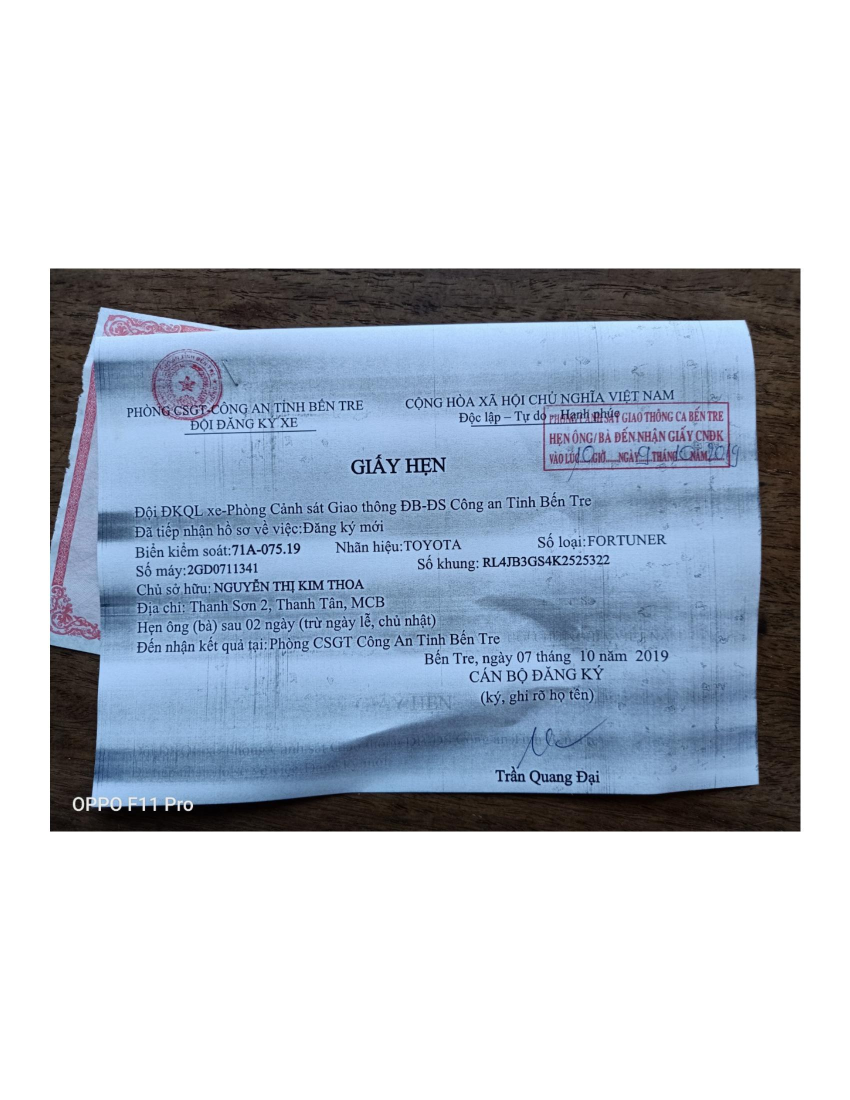
#> input picture sample-input/0.jpg, 1700 x 2200 px (shown at 1/2 size); its folder holds only this picture in this run
$ python -i support.py   (imports and definitions only)   (older library calls are emulated)
#> lines starting #> are read from the running program, lines starting #| are printed output that depends on the picture; after the words box and inside, x2 and y2 are one past the last pixel; in counts of white or black regions, pixels touching at a corner belong together
#
# Authors: PHAN VAN HUNG, NGUYEN THANH DO, DAO BAO LINH, MINH PAUL
# Project: ID OCR
# GMO-Z.com RUNSYSTEM JSC
#
from builtins import list

import cv2, os, collections, re
import numpy as np
import cv_algorithms
from PIL import Image
import unicodedata
from collections import Counter
# from pyxdameraulevenshtein import normalized_damerau_levenshtein_distance as ndld


# [236 lines left out: functions skeletonization, make_folder_from_path, sort_contours, find_boundingBox, askMerge, doMerge and 9 more, not called in this run]

def crop_img(img, cnt):
    x, y, w, h = cnt
    return img.copy()[y:y + h, x:x + w]


# ====================================================
#
#                        CORRECTING
#
# ====================================================

# [6 lines left out: function correcting, not called in this run]


# ====================================================
#
#                  IMGAGE PROCCESSING
#
# ====================================================

def pre_im2bin(im):
    im = balance_bright(im, 0.65)
    im = remove_background(im)
    im = img2bin(im)
    return im

def img2bin(img):
    # print(calculate_brightness_grayth(img))
    im = cv2.cvtColor(img.copy(), cv2.COLOR_BGR2GRAY)
    im = cv2.medianBlur(im, 5)
    im = cv2.GaussianBlur(im, (5, 5), 0)
    im = balance_bright(im, 0.75)
    im = increase_contrast(im)
    im = cv2.adaptiveThreshold(im, 255, cv2.ADAPTIVE_THRESH_MEAN_C, cv2.THRESH_BINARY_INV, 31, 4)
    return im

def remove_background(im):
    image = im.copy()
    hsv=cv2.cvtColor(image,cv2.COLOR_BGR2HSV)
    brown_lo=np.array([0,0,0])
    brown_hi=np.array([255,150,150])
    mask=cv2.inRange(hsv,brown_lo,brown_hi)
    image[mask>0] = [50,50,50]
    mask = cv2.bitwise_not(mask)
    image[mask>0] = [200,200,200]
    return image

def balance_bright(im, th):
    brightness = brightness_o = calculate_brightness_grayth(im)
    while brightness > th:
        im = adjust_gamma(im,0.9)
        brightness = calculate_brightness_grayth(im)
    while brightness < th:
        im = adjust_gamma(im,1.1)
        brightness = calculate_brightness_grayth(im)
    # print('brightness: ' + str(brightness_o) + ' ---> ' + str(brightness))
    return im

# [49 lines left out: functions padding_image, gray2bin, get_background, not called in this run]


def adjust_gamma(image, gamma=1.0):
    inv_gamma = 1.0 / gamma
    table = np.array([((i / 255.0) ** inv_gamma) * 255 for i in np.arange(0, 256)]).astype("uint8")
    return cv2.LUT(image, table)


# [52 lines left out: functions convert_img, get_space, renew_image, not called in this run]


def change_contrast(img, level):
    factor = (259 * (level + 255)) / (255 * (259 - level))

    def contrast(c):
        return 128 + factor * (c - 128)

    return img.point(contrast)


def increase_contrast(im):
    pil_im = Image.fromarray(im)
    return np.array(change_contrast(pil_im, 100))


# [11 lines left out: function calculate_brightness, not called in this run]

def calculate_brightness_grayth(im):
    hist,bins = np.histogram(im.ravel(),256,[0,256])
    pixels = sum(hist)
    brightness = scale = len(hist)

    for index in range(0, scale):
        ratio = hist[index] / pixels
        brightness += ratio * (-scale + index)

    return 1 if brightness == 255 else brightness / scale

#
# [16 lines left out: function remove_shadow, not called in this run]

>>> import cv2
>>> picture = cv2.imread('../sample-input/0.jpg')
#> picture is the input picture: shape (2200, 1700, 3); mean B, G, R 211.4, 199.3, 190.4
>>> result = pre_im2bin(picture)
#> in calculate_brightness_grayth, `hist,bins = np.histogram(im.ravel(),256,[0,256])`: hist = 256 values, max 6118659 at index 255, min 3024 at index 1, mean 43828.1; bins = 257 values from 0 to 256
#> in calculate_brightness_grayth, `pixels = sum(hist)`: pixels = 11220000
#> in calculate_brightness_grayth, `brightness = scale = len(hist)`: brightness = 256
#> the loop in calculate_brightness_grayth, `for index in range(0, scale):` made 256 passes
#> (ratio, brightness) on passes 1 to 3: (0.000874, 255.8), (0.00027, 255.7), (0.00044, 255.6)
#> after the loop in calculate_brightness_grayth, `for index in range(0, scale):`: brightness = 200.4
#> in balance_bright, `brightness = brightness_o = calculate_brightness_grayth(im)`: brightness = 0.783
#> the loop in balance_bright, `while brightness > th:` made 11 passes
#> brightness on passes 1 to 8: 0.769, 0.756, 0.742, 0.729, 0.716, 0.703, 0.69, 0.677
#> after the loop in balance_bright, `while brightness > th:`:
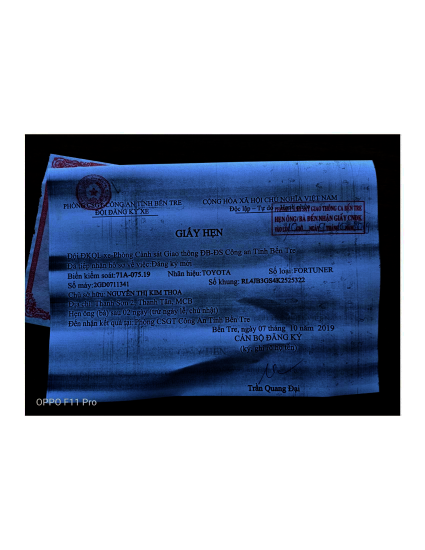
#> im: shape (2200, 1700, 3) (shown at 1/4 size); mean B, G, R 180.3, 161.4, 151.4
#> the loop in balance_bright, `while brightness < th:` made 1 pass
#> (inv_gamma in adjust_gamma, pixels in calculate_brightness_grayth, brightness, scale in calculate_brightness_grayth) on pass 1: (0.909, 11220000, 0.651, 256)
#> in remove_background, `mask=cv2.inRange(hsv,brown_lo,brown_hi)`:
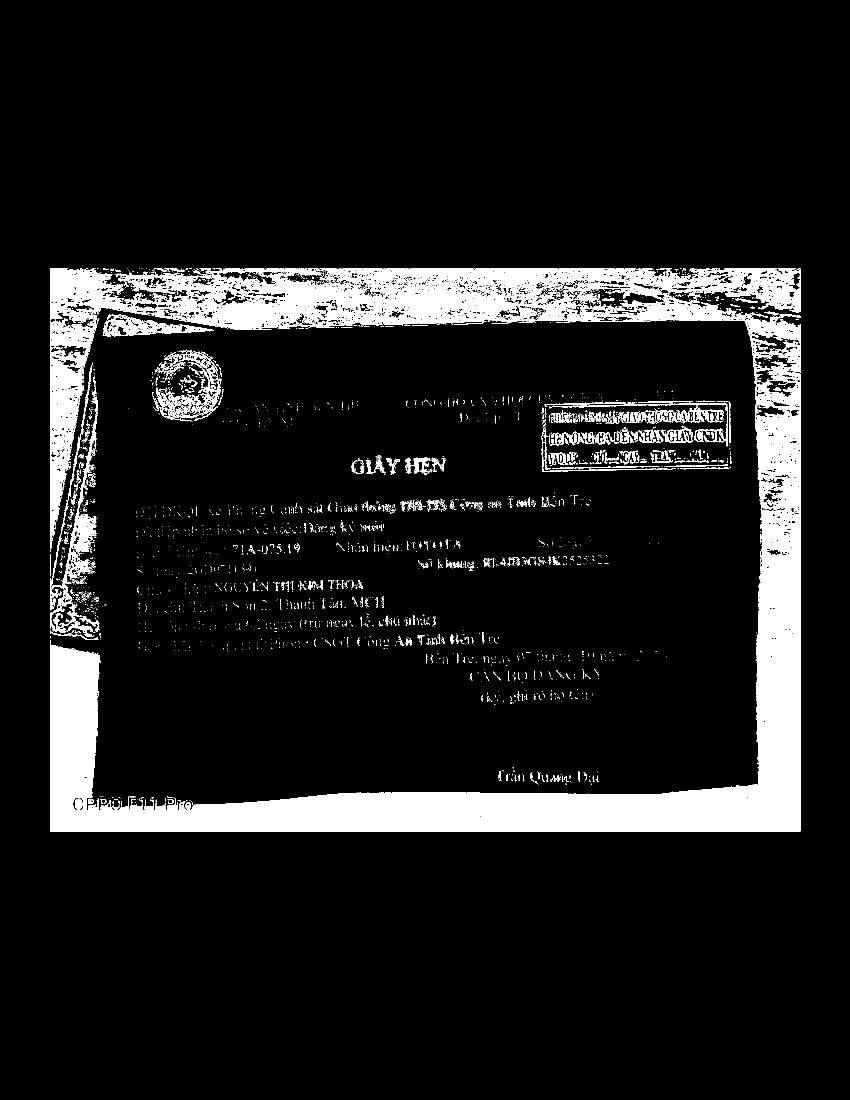
#> mask: shape (2200, 1700) (shown at 1/2 size); 10.3% white; 3417 white regions (3088 under 20 px), largest, box (x1, y1, x2, y2) and area: (100, 537, 1601, 1663) 331671, (100, 725, 196, 1266) 8737, (205, 629, 428, 673) 3775
#> in img2bin, `im = cv2.GaussianBlur(im, (5, 5), 0)`:
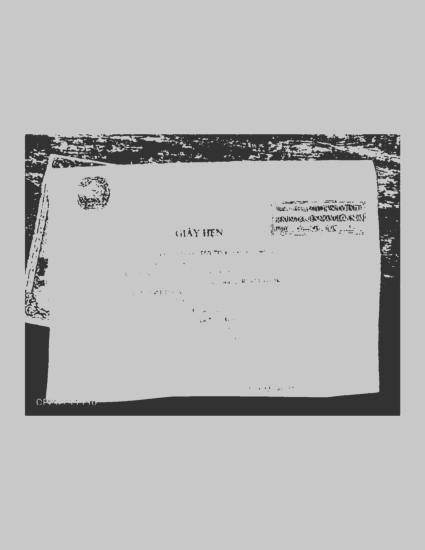
#> im: shape (2200, 1700) (shown at 1/4 size); min 50, max 200, mean 184.8
#> the loop in balance_bright (call 2), `while brightness < th:` made 2 passes
#> (inv_gamma in adjust_gamma, pixels in calculate_brightness_grayth, brightness, scale in calculate_brightness_grayth) on passes 1 to 2: (0.909, 3740000, 0.739, 256), (0.909, 3740000, 0.756, 256)
#> in img2bin, `im = cv2.adaptiveThreshold(im, 255, cv2.ADAPTIVE_THRESH_MEAN_C, cv2.TH..`:
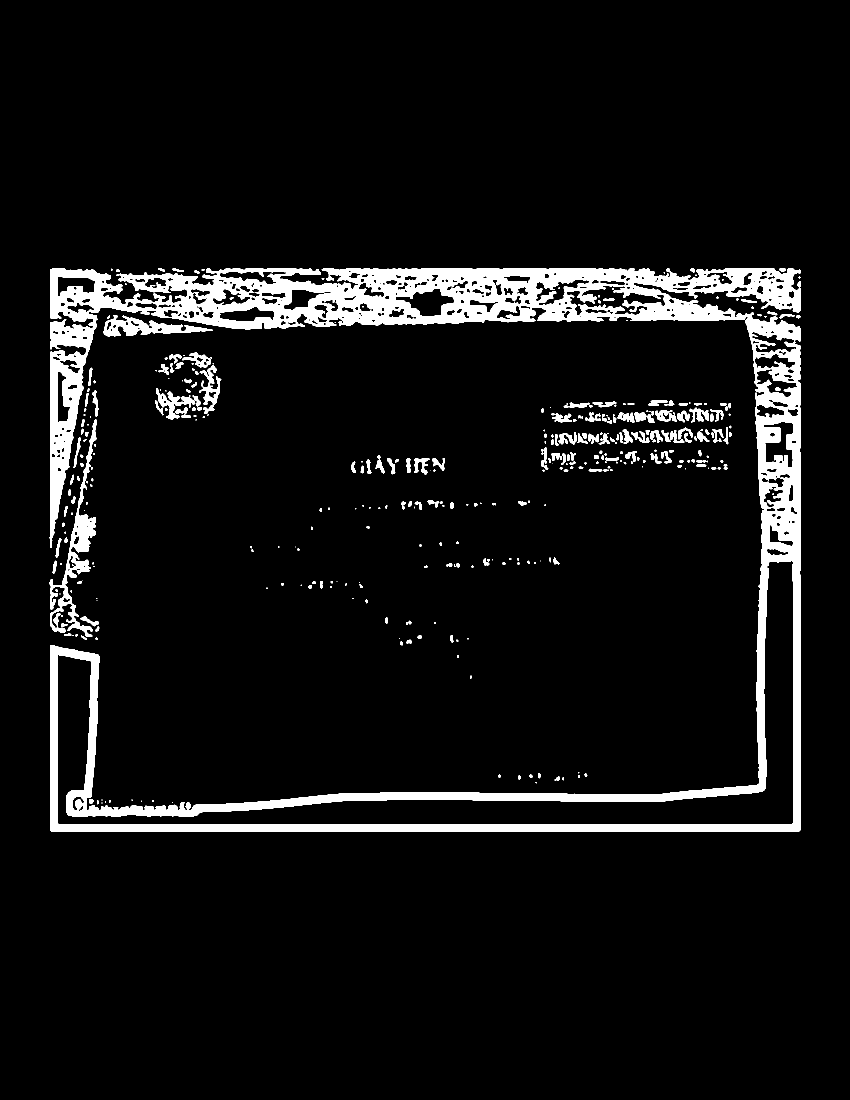
#> im: shape (2200, 1700) (shown at 1/2 size); 6.9% white; 374 white regions (152 under 20 px), largest, box (x1, y1, x2, y2) and area: (99, 537, 1602, 1663) 219023, (99, 838, 194, 1274) 7903, (207, 631, 425, 673) 3819

$ run again, on sample-input/1.jpg
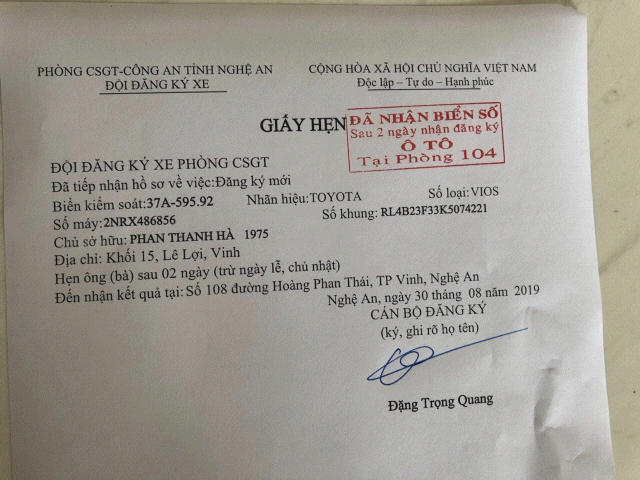
#> input picture sample-input/1.jpg, 1280 x 960 px (shown at 1/2 size)
#> picture is the input picture: shape (960, 1280, 3); mean B, G, R 147.6, 155.3, 159.1
#> hist = 256 values, max 94621 at index 163, min 121 at index 245, mean 14400; bins = 257 values from 0 to 256
#> pixels = 3686400
#> in calculate_brightness_grayth, `brightness = scale = len(hist)`: brightness = 256
#> the loop in calculate_brightness_grayth, `for index in range(0, scale):` made 256 passes
#> (ratio, brightness) on passes 1 to 3: (0.00188, 255.5), (0.000451, 255.4), (0.000328, 255.3)
#> after the loop in calculate_brightness_grayth, `for index in range(0, scale):`: brightness = 154
#> in balance_bright, `brightness = brightness_o = calculate_brightness_grayth(im)`: brightness = 0.602
#> the loop in balance_bright, `while brightness < th:` made 3 passes
#> brightness on passes 1 to 3: 0.626, 0.649, 0.672
#> hsv: shape (960, 1280, 3); mean H, S, V 39.1, 18.6, 177.4
#> in remove_background, `mask=cv2.inRange(hsv,brown_lo,brown_hi)`:
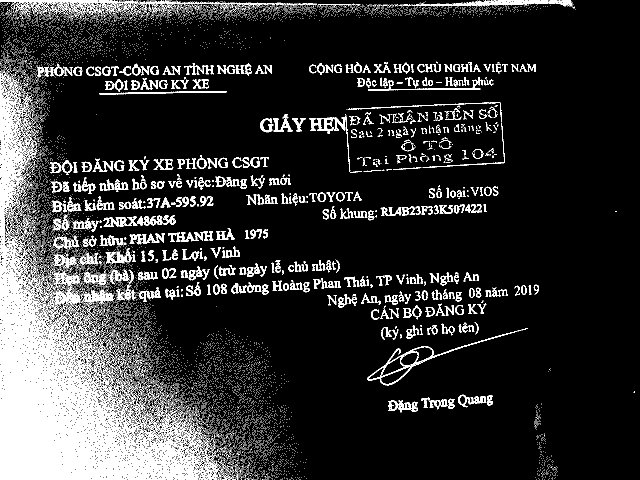
#> mask: shape (960, 1280) (shown at 1/2 size); 12.8% white in thin lines or dots
#> the loop in balance_bright (call 2), `while brightness < th:` made 2 passes
#> (inv_gamma in adjust_gamma, pixels in calculate_brightness_grayth, brightness, scale in calculate_brightness_grayth) on passes 1 to 2: (0.909, 1228800, 0.741, 256), (0.909, 1228800, 0.759, 256)
#> in img2bin, `im = cv2.adaptiveThreshold(im, 255, cv2.ADAPTIVE_THRESH_MEAN_C, cv2.TH..`:
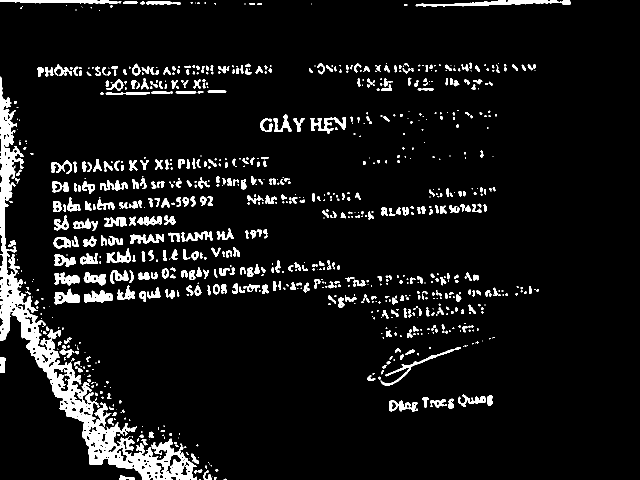
#> im: shape (960, 1280) (shown at 1/2 size); 7.3% white; 928 white regions (444 under 20 px), largest, box (x1, y1, x2, y2) and area: (0, 153, 394, 960) 31334, (831, 0, 1142, 13) 1903, (0, 0, 236, 8) 1237

$ run again, on sample-input/2.jpg
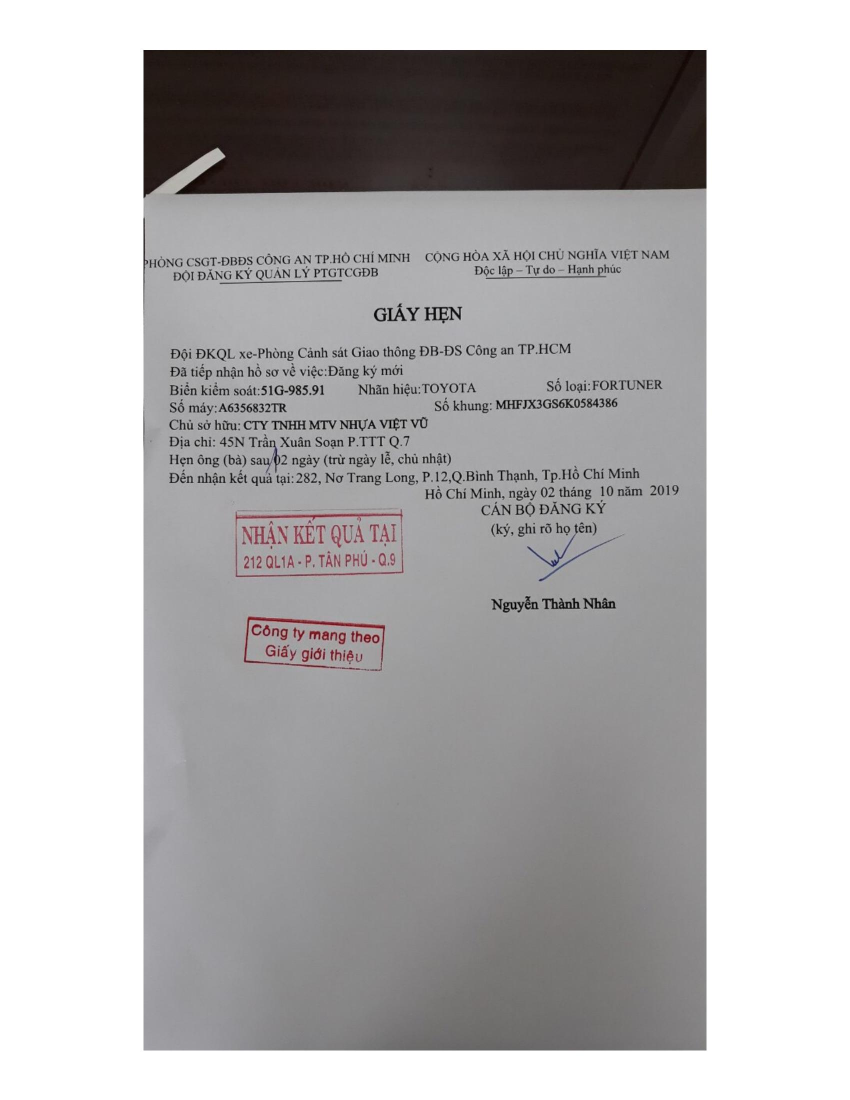
#> input picture sample-input/2.jpg, 1700 x 2200 px (shown at 1/2 size)
#> picture is the input picture: shape (2200, 1700, 3); mean B, G, R 182.6, 182.1, 183.5
#> hist = 256 values, max 4422065 at index 255, min 0 at index 219, mean 43828.1; bins = 257 values from 0 to 256
#> pixels = 11220000
#> in calculate_brightness_grayth, `brightness = scale = len(hist)`: brightness = 256
#> the loop in calculate_brightness_grayth, `for index in range(0, scale):` made 256 passes
#> (ratio, brightness) on passes 1 to 3: (6.49e-05, 256), (2.16e-05, 256), (4.04e-05, 256)
#> after the loop in calculate_brightness_grayth, `for index in range(0, scale):`: brightness = 182.7
#> in balance_bright, `brightness = brightness_o = calculate_brightness_grayth(im)`: brightness = 0.714
#> the loop in balance_bright, `while brightness > th:` made 4 passes
#> brightness on passes 1 to 4: 0.694, 0.673, 0.652, 0.631
#> the loop in balance_bright, `while brightness < th:` made 2 passes
#> (inv_gamma in adjust_gamma, pixels in calculate_brightness_grayth, brightness, scale in calculate_brightness_grayth) on passes 1 to 2: (0.909, 11220000, 0.648, 256), (0.909, 11220000, 0.664, 256)
#> hsv: shape (2200, 1700, 3); mean H, S, V 49, 12.9, 171.4
#> in remove_background, `mask=cv2.inRange(hsv,brown_lo,brown_hi)`:
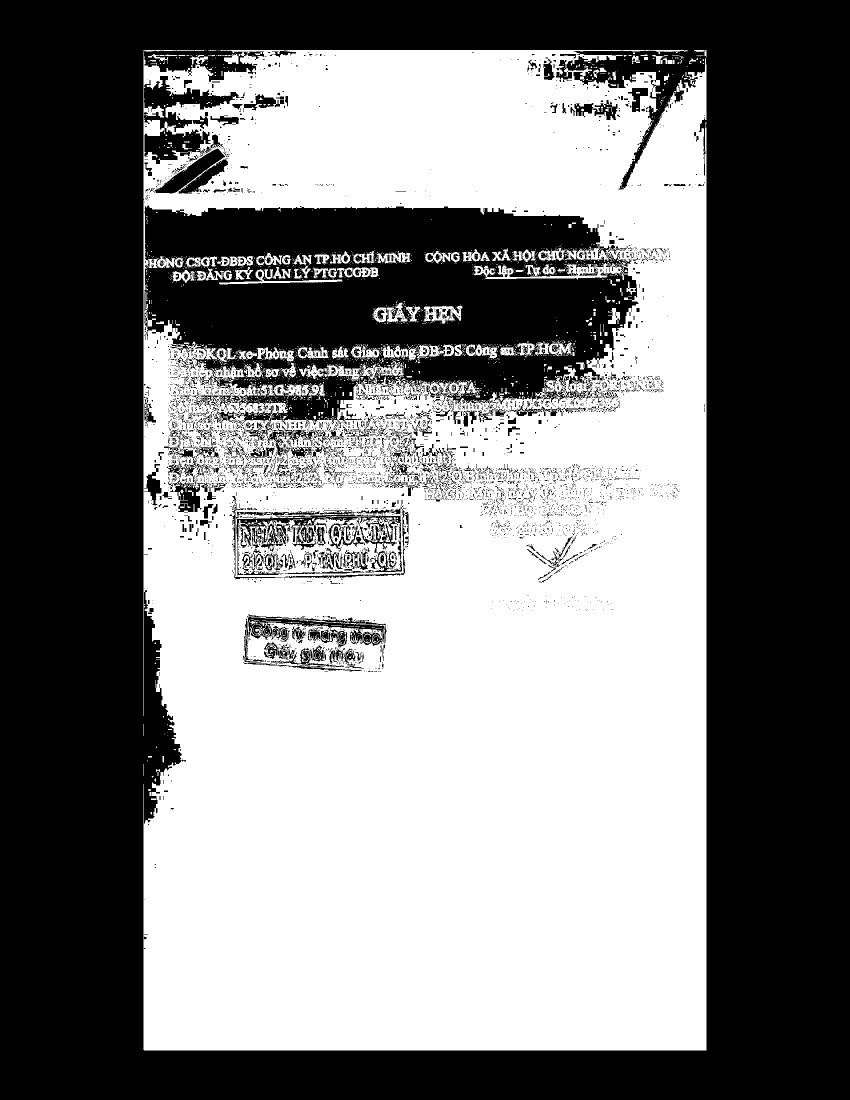
#> mask: shape (2200, 1700) (shown at 1/2 size); 48.8% white; 2387 white regions (2200 under 20 px), largest, box (x1, y1, x2, y2) and area: (287, 100, 1413, 2101) 1779591, (598, 728, 726, 763) 1701, (847, 611, 925, 648) 1447
#> the loop in balance_bright (call 2), `while brightness < th:` made 13 passes
#> brightness on passes 1 to 8: 0.513, 0.537, 0.558, 0.58, 0.601, 0.623, 0.643, 0.662
#> in img2bin, `im = cv2.adaptiveThreshold(im, 255, cv2.ADAPTIVE_THRESH_MEAN_C, cv2.TH..`:
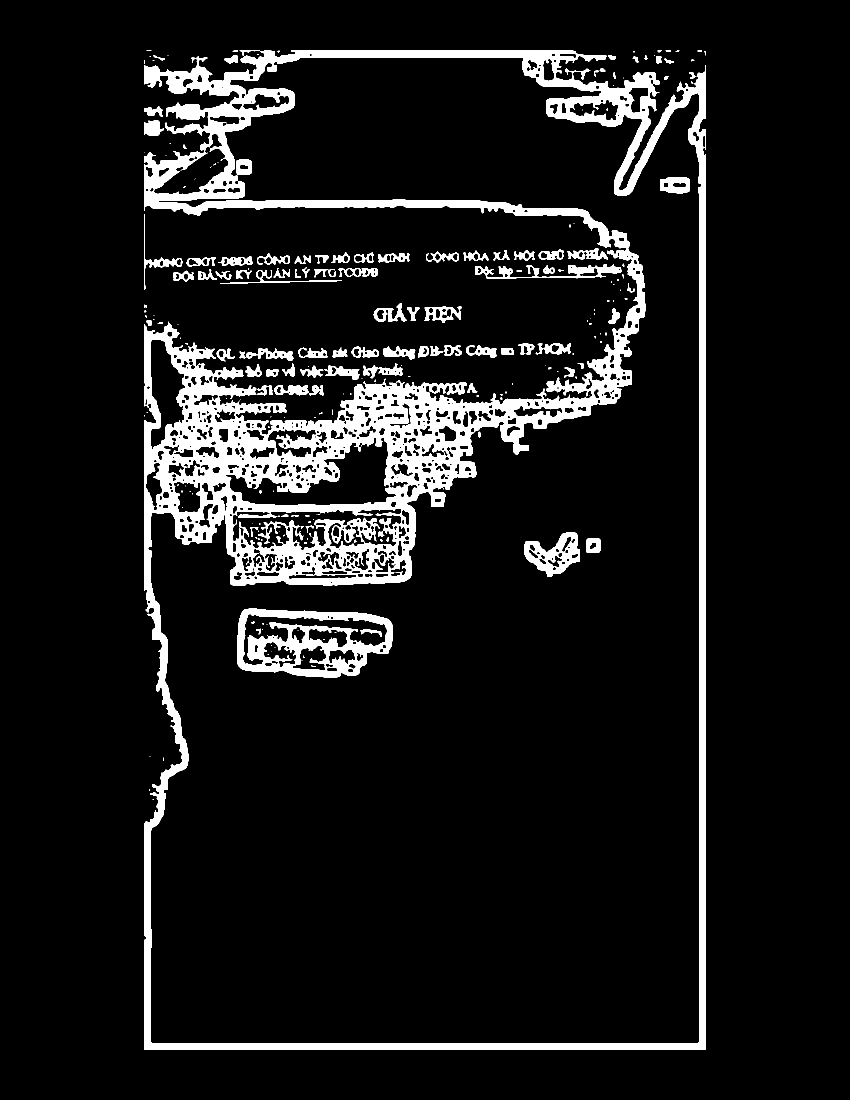
#> im: shape (2200, 1700) (shown at 1/2 size); 9.2% white; 232 white regions (129 under 20 px), largest, box (x1, y1, x2, y2) and area: (288, 101, 1412, 2100) 282378, (474, 1217, 786, 1356) 19151, (1048, 1065, 1160, 1154) 4629
